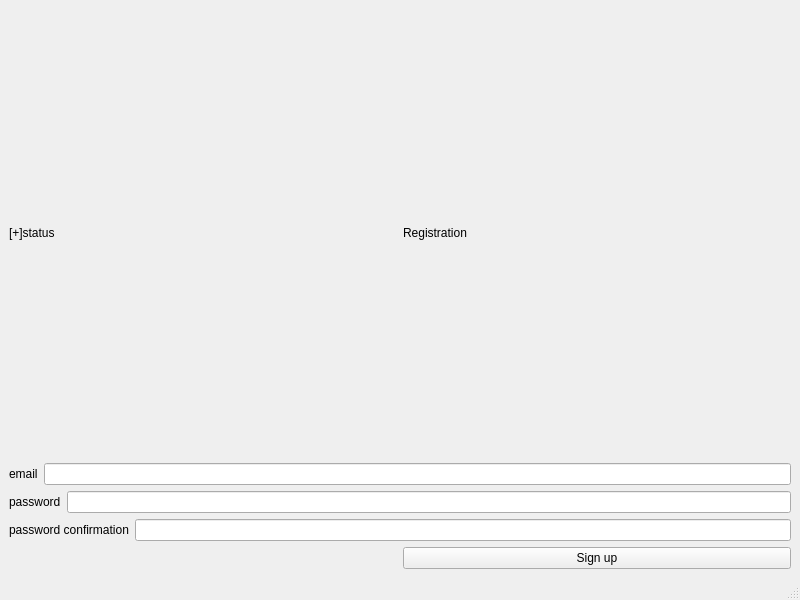
<?xml version="1.0" encoding="UTF-8"?>
<ui version="4.0">
 <class>Login</class>
 <widget class="QMainWindow" name="Login">
  <property name="geometry">
   <rect>
    <x>0</x>
    <y>0</y>
    <width>800</width>
    <height>600</height>
   </rect>
  </property>
  <property name="windowTitle">
   <string>Login</string>
  </property>
  <widget class="QWidget" name="centralwidget">
   <layout class="QGridLayout" name="gridLayout">
    <item row="0" column="0">
     <widget class="QLabel" name="label">
      <property name="text">
       <string>[+]status</string>
      </property>
     </widget>
    </item>
    <item row="0" column="1">
     <widget class="QLabel" name="label_2">
      <property name="text">
       <string>Registration</string>
      </property>
      <property name="textFormat">
       <enum>Qt::AutoText</enum>
      </property>
      <property name="wordWrap">
       <bool>false</bool>
      </property>
     </widget>
    </item>
    <item row="1" column="0" colspan="2">
     <layout class="QHBoxLayout" name="horizontalLayout">
      <item>
       <widget class="QLabel" name="label_3">
        <property name="text">
         <string>email</string>
        </property>
       </widget>
      </item>
      <item>
       <widget class="QLineEdit" name="txtEmail"/>
      </item>
     </layout>
    </item>
    <item row="2" column="0" colspan="2">
     <layout class="QHBoxLayout" name="horizontalLayout_2">
      <item>
       <widget class="QLabel" name="label_4">
        <property name="text">
         <string>password</string>
        </property>
       </widget>
      </item>
      <item>
       <widget class="QLineEdit" name="txtPass"/>
      </item>
     </layout>
    </item>
    <item row="3" column="0" colspan="2">
     <layout class="QHBoxLayout" name="horizontalLayout_3">
      <item>
       <widget class="QLabel" name="label_5">
        <property name="text">
         <string>password confirmation</string>
        </property>
       </widget>
      </item>
      <item>
       <widget class="QLineEdit" name="txtPassConfirm"/>
      </item>
     </layout>
    </item>
    <item row="4" column="1">
     <widget class="QPushButton" name="btnReg">
      <property name="text">
       <string>Sign up</string>
      </property>
     </widget>
    </item>
   </layout>
  </widget>
  <widget class="QMenuBar" name="menubar">
   <property name="geometry">
    <rect>
     <x>0</x>
     <y>0</y>
     <width>800</width>
     <height>22</height>
    </rect>
   </property>
  </widget>
  <widget class="QStatusBar" name="statusbar"/>
 </widget>
 <resources/>
 <connections/>
</ui>
